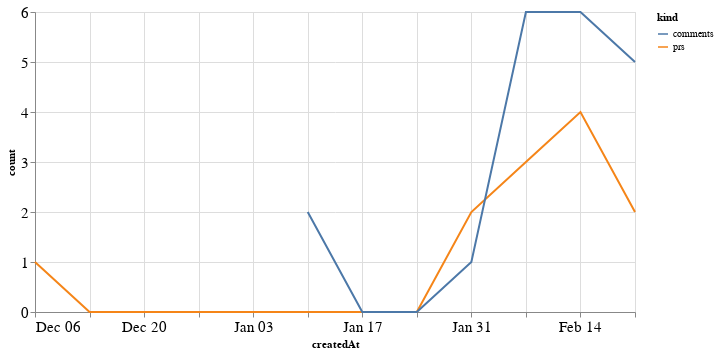

Notebook cell for this chart:
### Code cell
alt.Chart(total_time, width=600).mark_line().encode(
    x='createdAt',
    y='count',
    color='kind'
)

### Figure 1 — Vega-Lite specification as saved in the notebook (floating-point values rounded to 4 significant figures)
{"config": {"axisLeft": {"labelFontSize": 15}, "axisBottom": {"labelFontSize": 15}}, "data": {"name": "data-7a336d455b931b76bc5d7a4ca2380cb0"}, "mark": "line", "encoding": {"color": {"type": "nominal", "field": "kind"}, "x": {"type": "temporal", "field": "createdAt"}, "y": {"type": "quantitative", "field": "count"}}, "width": 600, "$schema": "https://vega.github.io/schema/vega-lite/v4.8.1.json", "datasets": {"data-7a336d455b931b76bc5d7a4ca2380cb0": [{"createdAt": "2020-12-06T00:00:00", "kind": "prs", "count": 1.0}, {"createdAt": "2020-12-13T00:00:00", "kind": "prs", "count": 0.0}, {"createdAt": "2020-12-20T00:00:00", "kind": "prs", "count": 0.0}, {"createdAt": "2020-12-27T00:00:00", "kind": "prs", "count": 0.0}, {"createdAt": "2021-01-03T00:00:00", "kind": "prs", "count": 0.0}, {"createdAt": "2021-01-10T00:00:00", "kind": "prs", "count": 0.0}, {"createdAt": "2021-01-17T00:00:00", "kind": "prs", "count": 0.0}, {"createdAt": "2021-01-24T00:00:00", "kind": "prs", "count": 0.0}, {"createdAt": "2021-01-31T00:00:00", "kind": "prs", "count": 2.0}, {"createdAt": "2021-02-07T00:00:00", "kind": "prs", "count": 3.0}, {"createdAt": "2021-02-14T00:00:00", "kind": "prs", "count": 4.0}, {"createdAt": "2021-02-21T00:00:00", "kind": "prs", "count": 2.0}, {"createdAt": "2020-12-06T00:00:00", "kind": "comments", "count": null}, {"createdAt": "2020-12-13T00:00:00", "kind": "comments", "count": null}, {"createdAt": "2020-12-20T00:00:00", "kind": "comments", "count": null}, {"createdAt": "2020-12-27T00:00:00", "kind": "comments", "count": null}, {"createdAt": "2021-01-03T00:00:00", "kind": "comments", "count": null}, {"createdAt": "2021-01-10T00:00:00", "kind": "comments", "count": 2.0}, {"createdAt": "2021-01-17T00:00:00", "kind": "comments", "count": 0.0}, {"createdAt": "2021-01-24T00:00:00", "kind": "comments", "count": 0.0}, {"createdAt": "2021-01-31T00:00:00", "kind": "comments", "count": 1.0}, {"createdAt": "2021-02-07T00:00:00", "kind": "comments", "count": 6.0}, {"createdAt": "2021-02-14T00:00:00", "kind": "comments", "count": 6.0}, {"createdAt": "2021-02-21T00:00:00", "kind": "comments", "count": 5.0}]}}
